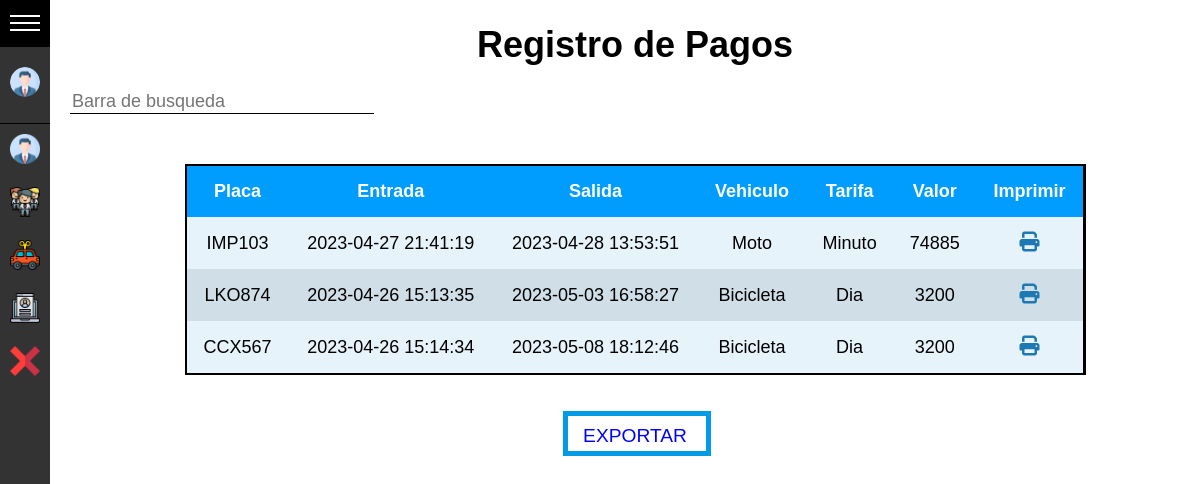
/view/RolAdmin/Pagos.php (signed in), run on the app's committed database.
### tables this page shows
CREATE TABLE `pagos` (
  `PagId` int(11) NOT NULL,
  `PagPlaca` varchar(6) NOT NULL,
  `PagHoraEnt` datetime NOT NULL,
  `PagHoraSalir` datetime NOT NULL,
  `PagTipoVeh` enum('Automivil','Moto','Bicicleta') NOT NULL,
  `PagTarifa` enum('Minuto','Dia') NOT NULL,
  `PagValor` int(11) NOT NULL
);

### controller/RolAdmin/sql_queries.php (called while the page is built, shortened)
<?php
function consultarPagos($con){
    $sql = "SELECT * FROM pagos";
    $stmt = $con->prepare($sql);
    $stmt->execute();
    $Pagos = $stmt->fetchAll(PDO::FETCH_ASSOC);
    return $Pagos;
}

### view/RolAdmin/Pagos.php (the view, shortened to what this page needs)
<?php
    include 'head.php';
    include '../../controller/RolAdmin/sql_queries.php';
    $con = conectar();
    $Pagos = consultarPagos($con);
?>
    <div class="content">
        <h1>Registro de Pagos</h1>
        <div class="contenedorBarraBusqueda text-center">
            <div class="busqueda">
                <input type="text" class="form-control pull-right" style="width:300px" id="search" placeholder="Barra de busqueda">
            </div>
        </div>
        <div class="tabla">
            <table id="table">
                <thead>
                <tr class="sticky">
                        <th>Placa</th>
                        <th>Entrada</th>
                        <th>Salida</th>
                        <th>Vehiculo</th>
                        <th>Tarifa</th>
                        <th>Valor</th>
                        <th>Imprimir</th>
                    </tr>
                </thead>
                <tbody>
                    <?php foreach ($Pagos as $row):?>
                        <tr>
                            <td><?php echo $row['PagPlaca'];?></td>
                            <td><?php echo $row['PagHoraEnt'];?></td>
                            <td><?php echo $row['PagHoraSalir'];?></td>
                            <td><?php echo $row['PagTipoVeh'];?></td>
                            <td><?php echo $row['PagTarifa'];?></td>
                            <td><?php echo $row['PagValor'];?></td>
                            <td><a href="#" class="btn-ImpPag" data-id="<?php $ImpPag = reciboPago($con, $row['PagId']);?>"><i class="fa-solid fa-print"></i></a></td>
                        </tr>
                    <?php endforeach;?>
                </tbody>
            </table>
        </div>
        <div>
            <a href="#" id="btnAge" class="btn-ageExp">EXPORTAR</a>
        </div>
    </div>
</body>
</html>

### css/style.css (style rules this page uses)
:root { --ancho: 250px; --margen: 10px; --bgmenu: rgb(51, 51, 51); --hovercolor: rgb(0, 0, 0); --ancho-colapsado: 50px; --bgfondo: rgb(255, 255, 255); --bgtabla: rgb(231, 243, 250); }
body { background-color: var(--bgfondo); font-family: Arial, Helvetica, sans-serif; font-size: 18px; padding: 0; margin: 0; margin-left: var(--ancho-colapsado); }
.content { margin-left: 20px; text-align: center; }
.tabla { margin: 50px auto; display: flex; justify-content: center; width: 900px; max-height: 400px; overflow: auto; border-top:2.5px solid var(--hovercolor); border-bottom:2.5px solid var(--hovercolor); border-right: .5px solid var(--hovercolor); }
.tabla .sticky { position: sticky; top: 0; }
th, td { padding: 15px; }
table { background-color: var(--bgtabla); border-left: 2.5px solid var(--hovercolor); border-right: 2.5px solid var(--hovercolor); text-align: center; width: 100%; border-collapse: collapse; height: 100px; }
thead { background-color: rgb(0, 157, 255); color:rgb(255, 255, 255); }
thead .sticky { background-color: rgb(0, 157, 255); color:rgb(255, 255, 255); }
tbody tr:nth-child(even) { background-color: rgb(207, 222, 231); }
tbody i { font-size: 20px; color: #1d79b3; }
#btnAge { text-decoration: none; padding: 10px 20px; font-size: 1.2rem; position: relative; color: blue; }
#btnAge::after, #btnAge::before { border: 5px solid #039be5; content: ""; position: absolute; width: calc(100% - 6px); height: calc(100% - 6px); left: 0px; bottom: 0px; z-index: -1px; transition: transform 0.3s ease; }
input, select { background: none; font-size: 18px; padding: 10px 10xp 10px 5px; display: block; width: 100%; border: none; border-bottom: 1px solid #000; }
input, select:focus { outline: none; color: rgb(94, 93, 93); }

### data on the page
pagos: PagPlaca "IMP103", PagHoraEnt "2023-04-27 21:41:19", PagHoraSalir "2023-04-28 13:53:51", PagTipoVeh "Moto", PagTarifa "Minuto", PagValor "74885"
pagos: PagPlaca "LKO874", PagHoraEnt "2023-04-26 15:13:35", PagHoraSalir "2023-05-03 16:58:27", PagTipoVeh "Bicicleta", PagTarifa "Dia", PagValor "3200"
pagos: PagPlaca "CCX567", PagHoraEnt "2023-04-26 15:14:34", PagHoraSalir "2023-05-08 18:12:46", PagTipoVeh "Bicicleta", PagTarifa "Dia", PagValor "3200"
